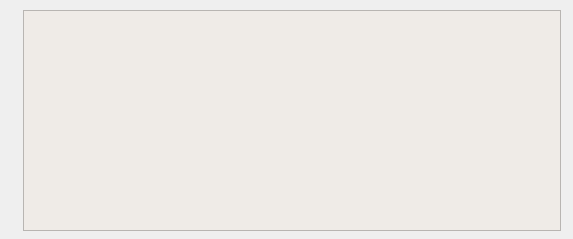
<?xml version="1.0" encoding="UTF-8"?>
<ui version="4.0">
 <class>HelpDialog</class>
 <widget class="QDialog" name="HelpDialog">
  <property name="geometry">
   <rect>
    <x>0</x>
    <y>0</y>
    <width>573</width>
    <height>239</height>
   </rect>
  </property>
  <property name="windowTitle">
   <string>Dialog</string>
  </property>
  <widget class="QWidget" name="horizontalLayoutWidget">
   <property name="geometry">
    <rect>
     <x>10</x>
     <y>10</y>
     <width>551</width>
     <height>221</height>
    </rect>
   </property>
   <layout class="QHBoxLayout" name="horizontalLayout">
    <item>
     <widget class="QLabel" name="label">
      <property name="maximumSize">
       <size>
        <width>96</width>
        <height>96</height>
       </size>
      </property>
      <property name="text">
       <string/>
      </property>
      <property name="pixmap">
       <pixmap resource="images.qrc">:/images/ranalogo.png</pixmap>
      </property>
      <property name="scaledContents">
       <bool>true</bool>
      </property>
     </widget>
    </item>
    <item>
     <widget class="QTextBrowser" name="helpTextBrowser">
      <property name="styleSheet">
       <string notr="true">
background-color: rgb(239, 235, 231);</string>
      </property>
      <property name="html">
       <string>&lt;!DOCTYPE HTML PUBLIC &quot;-//W3C//DTD HTML 4.0//EN&quot; &quot;http://www.w3.org/TR/REC-html40/strict.dtd&quot;&gt;
&lt;html&gt;&lt;head&gt;&lt;meta name=&quot;qrichtext&quot; content=&quot;1&quot; /&gt;&lt;style type=&quot;text/css&quot;&gt;
p, li { white-space: pre-wrap; }
&lt;/style&gt;&lt;/head&gt;&lt;body style=&quot; font-family:'Sans Serif'; font-size:9pt; font-weight:400; font-style:normal;&quot;&gt;
&lt;p style=&quot;-qt-paragraph-type:empty; margin-top:0px; margin-bottom:0px; margin-left:0px; margin-right:0px; -qt-block-indent:0; text-indent:0px;&quot;&gt;&lt;br /&gt;&lt;/p&gt;&lt;/body&gt;&lt;/html&gt;</string>
      </property>
     </widget>
    </item>
   </layout>
  </widget>
 </widget>
 <resources>
  <include location="images.qrc"/>
 </resources>
 <connections/>
</ui>
